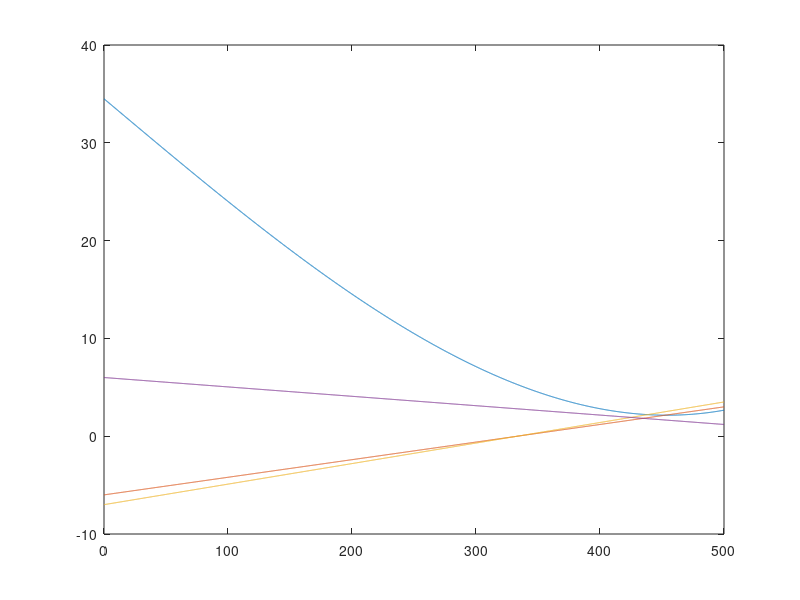

Write the MATLAB code that produced this figure.
t = [0:0.1:500];
%p = 0.1778*(t/100).^3 - 0.0548*(t/100).^2 - 10.58*(t/100) + 34.5;
p = 0.1741*(t/100).^3 - 0.0127*(t/100).^2 - 10.657*(t/100) + 34.5;
r = (9/5)*(t/100) - 6;
s = 2.1*(t/100) - 7;
w = -(4.8/5)*(t/100) + 6;

figure;
plot(t,p,t,r,t,s,t,w)

